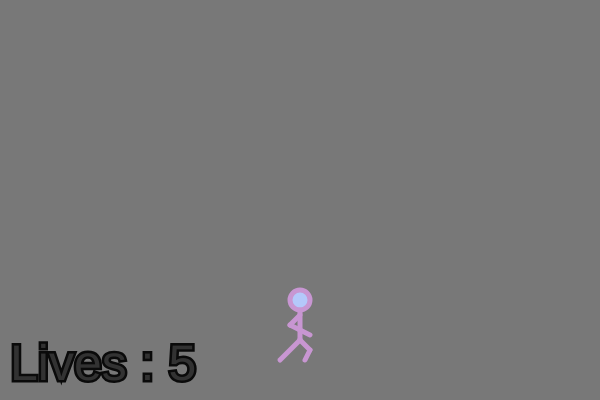
Frame 1 (no input)
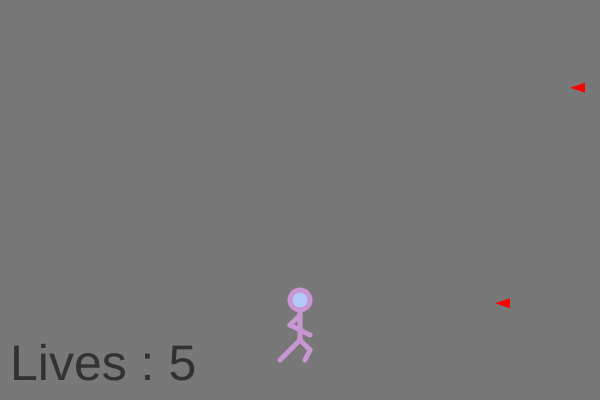
Frame 60 (no input)
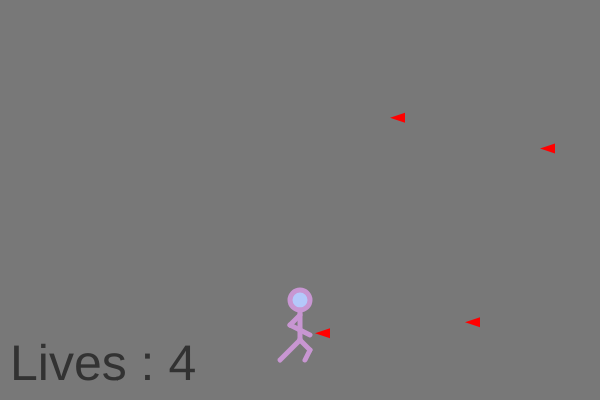
Frame 120 (the mouse pressed at the canvas centre since frame 60)

The p5.js sketch that drew these frames (run headless with seeded random() and noise() and a simulated clock; from frame 60 on, the mouse is pressed at the canvas centre):

// p5.js sketch
// ── sketch.js
//create an empty array called balls
let balls = [];

//create a variable to hold your avatar
let me;

let hits = [];


function setup() {
  createCanvas(600, 400);

  //make one avatar called me
  me = new Avatar(width/2, 300, 3);

}

function draw(){
	background(120);

  me.drawMe();
  me.moveMe();

  if (frameCount % 25 == 0) {
      let  b = new Ball(width, random(0,height), -3);
      balls.push(b);
      console.log(balls); //print the balls array to the console
    }

//	draw all the balls in that array
	for (let i = 0; i < balls.length; i++) {
	 	      balls[i].drawBall();
       	  balls[i].moveBall();
        	balls[i].bounceBall();
	  }
    me.die();

}

//avatar class
class Avatar {

	constructor(x,y, speed){ //every avatar needs an x value, a y value, and a speed
		    this.x = x;
    		this.y = y;
        this.speed = speed;
	}

	drawMe(){  // draw the running person
    		stroke(200, 150,210);
        strokeWeight(5);
    		fill(180,200,250);
		    ellipse(this.x,this.y,20,20);
        line(this.x,this.y+10, this.x, this.y+40);
        line(this.x, this.y+40, this.x-20, this.y+60);
        line(this.x, this.y+40, this.x+10, this.y+50);
        line(this.x+10, this.y+50, this.x+5, this.y+60);
        line(this.x, this.y+15, this.x-10, this.y+25);
        line(this.x-10, this.y+25, this.x+10, this.y+35);
	}

	moveMe(){
    if (keyIsDown(UP_ARROW)) { //if you hold the up arrow, move up by speed
       this.y -= this.speed;
    }

    if (keyIsDown(DOWN_ARROW)) { // if you hold the down arrow, move down by speed
        this.y += this.speed;
    }
	}

  die(){
    textSize(50);
    fill(50)
    stroke(10)
    if (hits.length >= 5){
      text("Game Over",155,200);
      textSize(18)
    }else if(hits.length===4){
      text("Lives : 1",10,380);
    }else if(hits.length===3){
      text("Lives : 2",10,380);
    }else if(hits.length===2){
      text("Lives : 3",10,380);
    }else if(hits.length===1){
      text("Lives : 4",10,380);
    }else if(hits.length===0){
      text("Lives : 5",10,380)
    }
    }


  }




//ball class from which to create new balls with similar properties.
class Ball {

	//every ball needs an x value, a y value, and a speed
	constructor(x,y, speed){
		this.x = x;
    this.y = y;
    this.speed = speed;
	}

	// draw a ball on the screen at x,y
	drawBall(){
    	stroke(0);
      strokeWeight(0);
    	fill("red");
		  triangle(this.x,this.y,this.x+15,this.y-5,this.x+15,this.y+5);
	}

	//update the location of the ball, so it moves across the screen
	moveBall(){
		this.x = this.x+ this.speed;
		this.y = this.y+.5;
	}

	//if the ball hits the person, change the speed value to negative (send it in the opposite direction)
  	bounceBall(){
    		if (this.x >= me.x-15 && this.x <= me.x+15 && this.y > me.y-40 && this.y < me.y+40){
      			this.speed = -this.speed;

            hits.push("hit");
            background("red")
    		}

  	}


}
